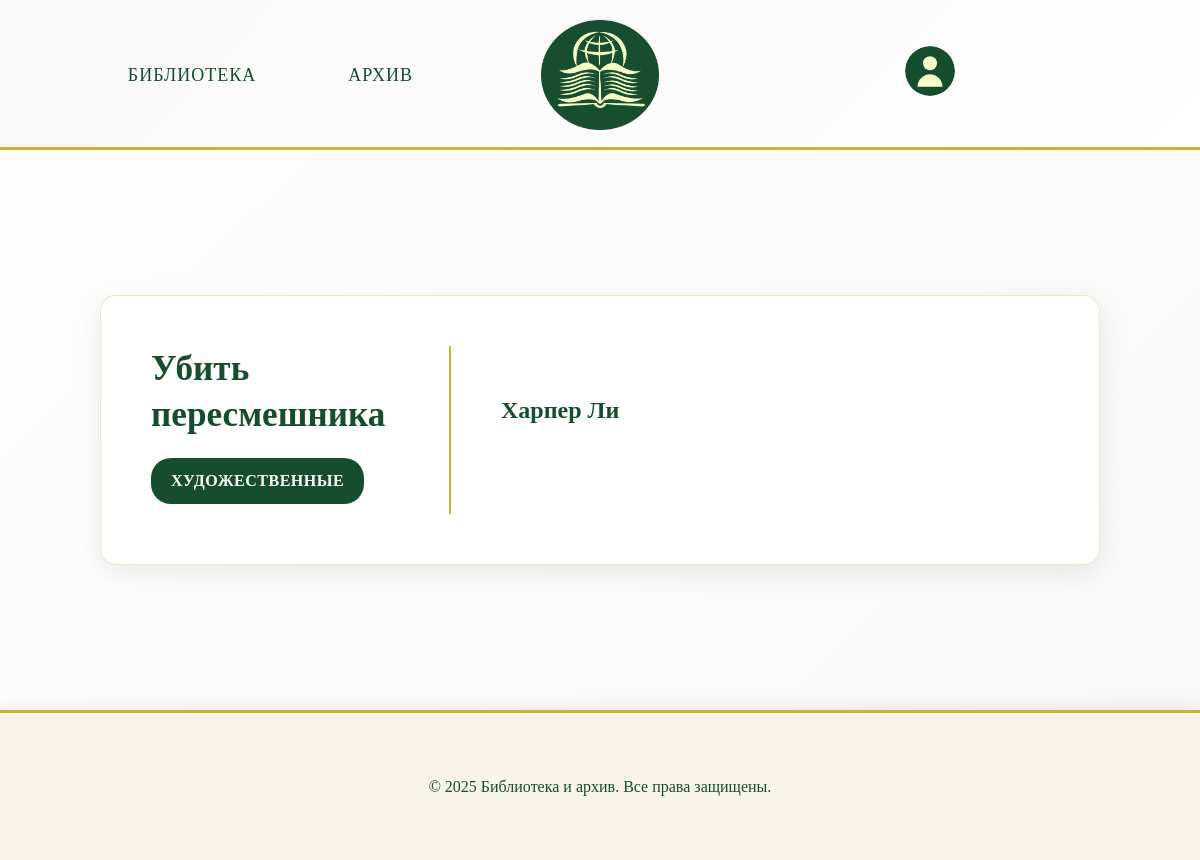
/book/2/, run on an earlier commit of the app's database.
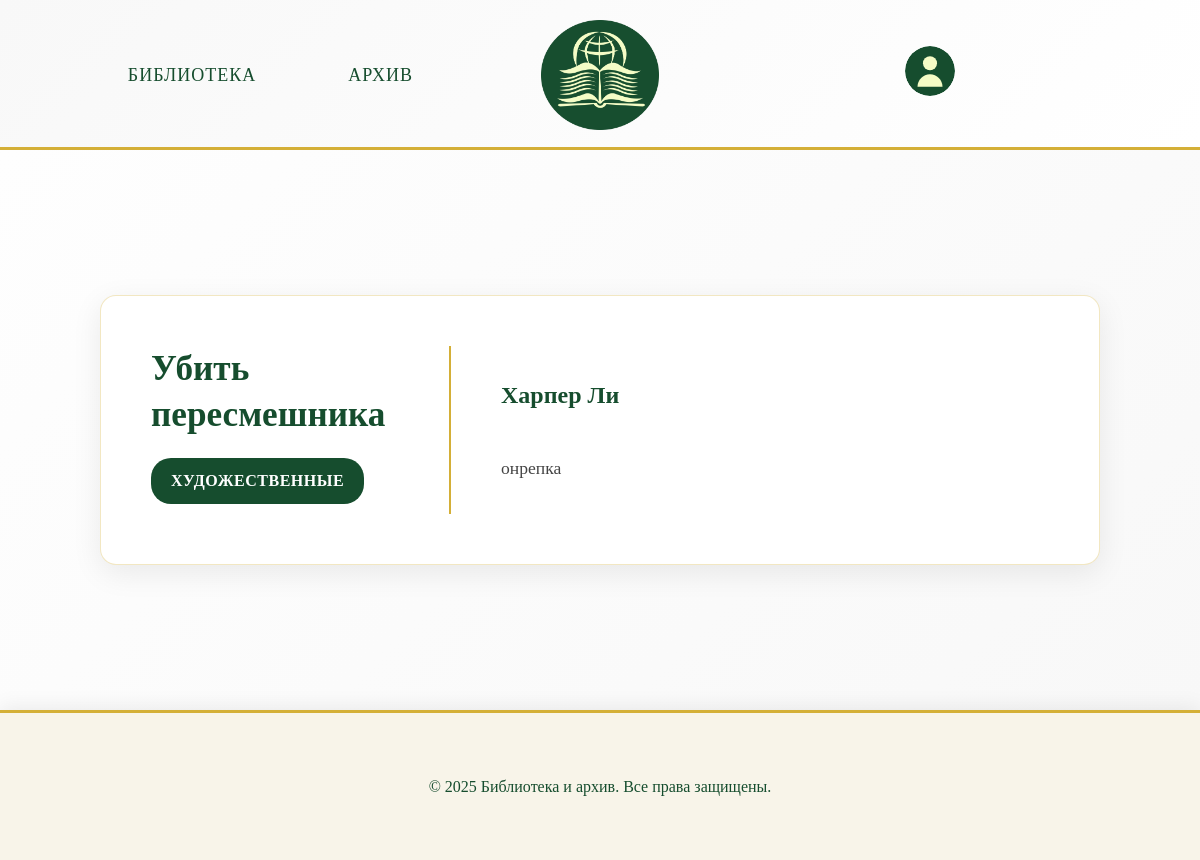
And on a later commit of the database.
### app/models.py (models this page shows, shortened)
class Book(models.Model):
    id = models.AutoField(primary_key=True)
    title = models.CharField(max_length=100, verbose_name='Название')
    author = models.CharField(max_length=50, verbose_name='Автор')
    description_short = models.TextField(verbose_name='Краткое описание')
    description_long = models.TextField(verbose_name='Подробное описание')
    year = models.IntegerField(verbose_name='Год издания')
    quantity = models.CharField(
        max_length=13,
        verbose_name="В наличии",
        choices=[
            ('В наличии', 'В наличии'),
            ('Нет в наличии', 'Нет в наличии')
        ]
    )
    genre = models.CharField(
        max_length=100,
        verbose_name="Жанр",
        choices=[
            ('Художественные', 'Художественные'),
            ('Научные', 'Научные'),
            ('Исторические', 'Исторические'),
            ('Образовательные', 'Образовательные'),
        ]
    )
    class Meta:
        verbose_name = "книга"
        verbose_name_plural = "книги"

### app/views.py (the view)
# urls.py: path('book/<int:book_id>/', views.book_detail, name='book_detail'),
def book_detail(request, book_id):
    book = get_object_or_404(Book, id=book_id)
    user_reservation = None
    if request.user.is_authenticated:
        user_reservation = BookReservation.objects.filter(
            book=book,
            user=request.user
        ).first()
    context = {
        'book': book,
        'user_reservation': user_reservation
    }
    return render(request, 'app/book.html', context)

### templates/app/book.html (shortened to what this page needs)
<!DOCTYPE html>
<html lang="ru">
    <head>
        {% load static %}
        <link rel="stylesheet" href="{% static 'css/style.css' %}" />
    </head>
    <body>
        <header>
        <nav>
            <ul class="menu-items">
            <li class="menu-item"><a href="{% url 'library' %}">Библиотека</a></li>
            <li class="menu-item"><a href="{% url 'archive' %}">Архив</a></li>
            </ul>
        </nav>
        <a href="{% url 'library' %}">
            <img src="{% static 'images/Group_2_2.png' %}" alt="Логотип" class="logo">
        </a>
        <a href="{% url 'profile' %}" class="profile-link">
        <img
        alt="Профиль" class="profile-icon">
        </a>
        </header>
        <main class="books-information">
            <div class="book-detail-card">
                <div class="book-left-side">
                    <h2 class="book-title">{{ book.title }}</h2>
                    <span class="book-genre">{{ book.genre }}</span>
                </div>
                <div class="book-right-side">
                    <div class="author-and-availability">
                        <div class="book-author">{{ book.author }}</div>
                    </div>
                    <p class="book-description">{{ book.description_long }}</p>
                </div>
            </div>
        </main>
        <footer class="footer">
            <p class="footer-copyright">&copy; 2025 Библиотека и архив. Все права защищены.</p>
        </footer>
    </body>
</html>

What changed in the data, as far as the page shows it:
changed Book "Убить пересмешника": description_long (not shown) → "онрепка"
